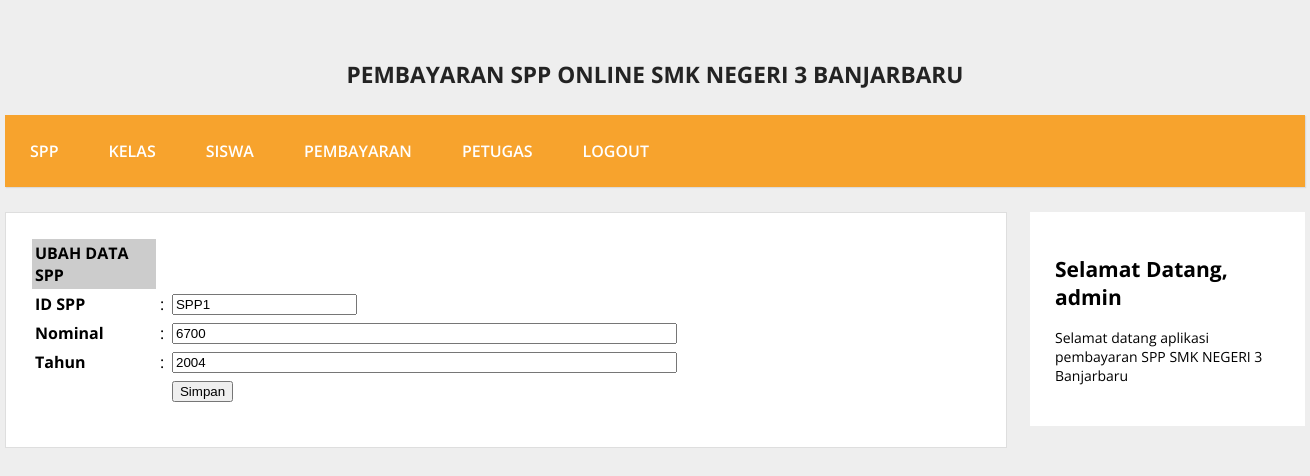
Screenshot of /admin/halaman_admin.php?open=edit_spp&id_spp=SPP1 (signed in) with the database file from the repository.
### tables this page shows
CREATE TABLE `spp` (
  `id_spp` varchar(5) NOT NULL,
  `tahun` int(4) NOT NULL,
  `nominal` int(10) NOT NULL
);

### admin/edit_spp.php (the view, shortened to what this page needs)
<?php
include_once "../src/koneksi.php";
$id_spp = $_GET['id_spp'];
$sql = mysqli_query($koneksi,
    "SELECT * FROM spp WHERE id_spp ='$id_spp'");
$data = mysqli_fetch_array($sql);
?>
<form action="<?php $_SERVER['PHP_SELF']; ?>" method="post" name="form1" target="_self">
    <table class="table-list" width="650" border="0" cellspacing="1" cellpadding="3">
        <tr>
            <td bgcolor="#CCCCCC"><strong>UBAH DATA SPP</strong></td>
            <td>&nbsp;</td>
            <td>&nbsp;</td>
        </tr>
        <tr>
            <td width="182"><strong>ID SPP</strong></td>
            <td width="6">:</td>
            <td width="440">
                <input name="id_spp" type="text"
                       value="<?php echo $data['id_spp']; ?>"
                       readonly="true" />
            </td>
        </tr>
        <tr>
            <td><strong>Nominal</strong></td>
            <td>:</td>
            <td>
                <input name="nominal" type="text"
                       value="<?php echo $data['nominal']; ?>"
                       size="60" maxlength="100" />
            </td>
        </tr>
        <tr>
            <td><strong>Tahun</strong></td>
            <td>:</td>
            <td>
                <input name="tahun" type="text"
                       value="<?php echo $data['tahun']; ?>"
                       size="60" maxlength="100" />
            </td>
        </tr>
        <tr>
            <td>&nbsp;</td>
            <td>&nbsp;</td>
            <td>
                <input name="btnSimpan" type="submit"
                       id="btnSimpan" value="Simpan" />
            </td>
        </tr>
    </table>
</form>

### src/style.css (style rules this page uses)
body { background:#eee; margin:0; font-family:'Open Sans', sans-serif; }

### rows the page displays
spp: id_spp "SPP1", nominal "6700", tahun "2004"

### other values shown
$_SESSION['username'] "admin"
